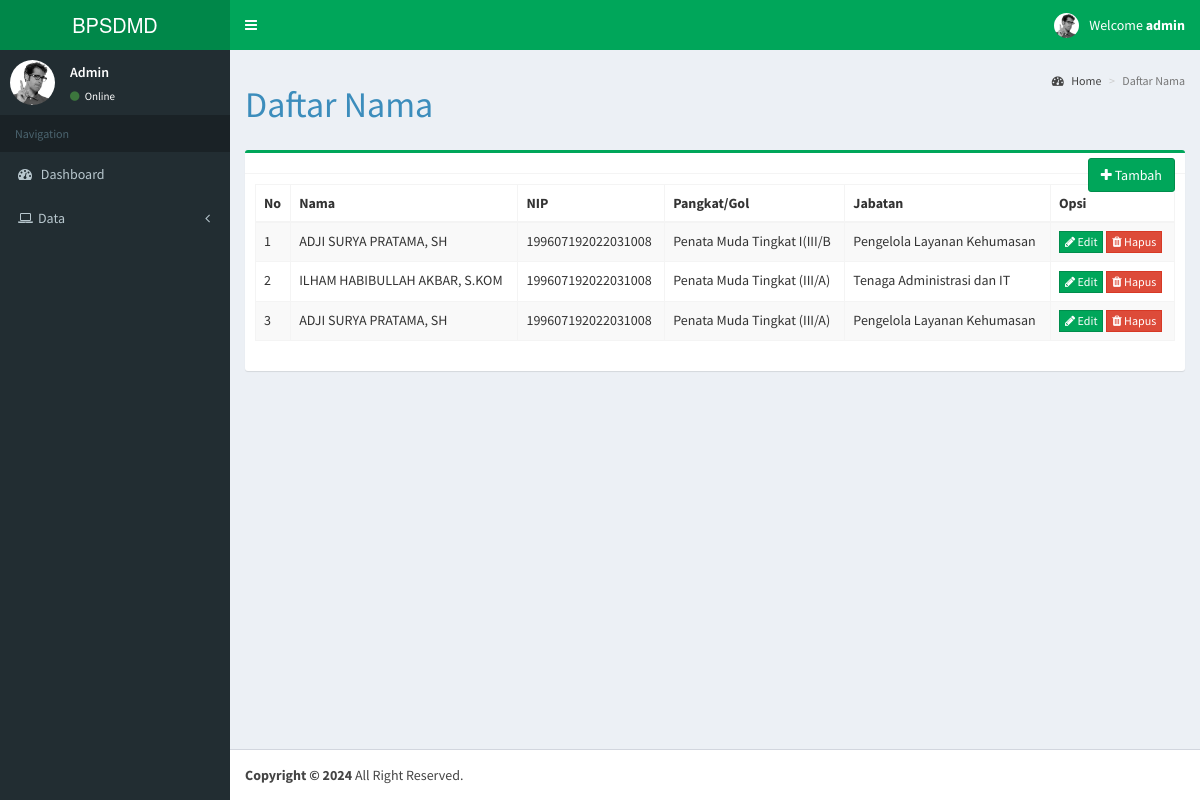
The page /daftar_nama.php (signed in) on the database as committed earlier.
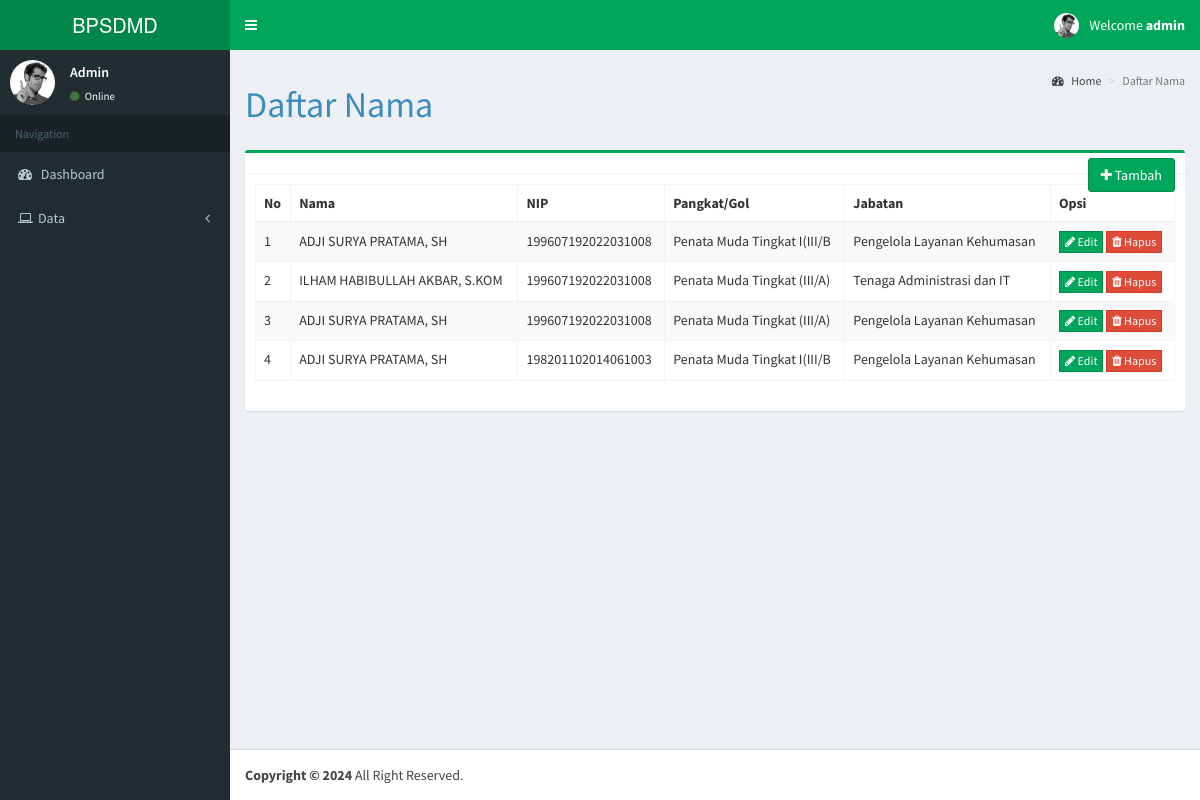
The same page on the database as committed later.
### tables this page shows
CREATE TABLE `daftar_nama` (
  `id_nama` int(11) NOT NULL,
  `nama` varchar(255) NOT NULL,
  `NIP` varchar(255) NOT NULL,
  `pangkat` varchar(255) NOT NULL,
  `jabatan` varchar(255) NOT NULL
);

### daftar_nama.php (the view, shortened to what this page needs)
<?php
include 'template/header_admin.php';
include 'koneksidb.php';
?>
<head>
<link href="https://cdn.jsdelivr.net/npm/select2@4.1.0-rc.0/dist/css/select2.min.css" rel="stylesheet" />
</head>
<div class="content-wrapper">
<section class="content-header">
  <h1>Daftar Nama
  </h1>
  <ol class="breadcrumb">
  <li><a href="index.php"><i class="fa fa-dashboard"></i> Home</a></li>
  <li class="active">Daftar Nama</li>
  </ol>
</section>
<section class="content">
  <div class="row">
    <div class="col-sm-12">
      <div class="box box-success">
        <div class="box-header with-border">
          <div class="box-tools pull-left">
            <a href="#" class="btn btn-success" data-toggle="modal" data-target="#tambahproduk"><i class="fa fa-plus"></i> Tambah</a>
          </div>
        </div>
        <div class="box-body">
          <div class="table-responsive22">
            <table id="datatable" class="table table-bordered table-striped">
              <thead>
                <tr>
                  <th>No</th>
                  <th>Nama</th>
                  <th>NIP</th>
                  <th>Pangkat/Gol</th>
                  <th>Jabatan</th>
                  <th>Opsi</th>
                </tr>
              </thead>
              <tbody>
                  <?php
                  $no = 1;
                    $queryview = mysqli_query($koneksi, "SELECT * FROM daftar_nama");
                    while ($row = mysqli_fetch_assoc($queryview)) {
                  ?>
                  <tr>
                    <td><?php echo $no++; ?></td>
                    <td><?php echo $row['nama'];?></td>
                    <td><?php echo $row['NIP'];?></td>
                    <td><?php echo $row['pangkat'];?></td>
                    <td><?php echo $row['jabatan'];?></td>
                    <td>
                      <a href="#" class="btn btn-success btn-flat btn-xs" data-toggle="modal" data-target="#updateproduk<?php echo $no; ?>"><i class="fa fa-pencil"></i> Edit</a>
                      <a href="#" class="btn btn-danger btn-flat btn-xs" data-toggle="modal" data-target="#deleteproduk<?php echo $no; ?>"><i class="fa fa-trash"></i> Hapus</a>
                          </div>
                        </div>
                      </div>
                    </td>
                  </tr>
                  <?php
                    }
                  ?>
<?php include 'template/footer.php'; ?>

### template/header_admin.php (shortened to what this page needs)
<?php
$sess = $_SESSION['user_role'];
?>
<!DOCTYPE html>
<html>
  <head>
    <link rel="stylesheet" href="aset/bootstrap/css/bootstrap.min.css">
    <link rel="stylesheet" href="https://maxcdn.bootstrapcdn.com/font-awesome/4.4.0/css/font-awesome.min.css">
    <link rel="stylesheet" href="https://code.ionicframework.com/ionicons/2.0.1/css/ionicons.min.css">
    <link rel="stylesheet" href="aset/plugins/jvectormap/jquery-jvectormap-1.2.2.css">
    <link rel="stylesheet" href="aset/dist/css/AdminLTE.min.css">
    <link rel="stylesheet" href="aset/dist/css/skins/_all-skins.min.css">
  </head>
  <body class="hold-transition skin-green sidebar-mini">
    <div class="wrapper">
      <header class="main-header">
        <a href="index.php" class="logo">
          <span class="logo-lg">BPSDMD</span>
        </a>
        <nav class="navbar navbar-static-top" role="navigation">
          <a href="#" class="sidebar-toggle" data-toggle="offcanvas" role="button">
          </a>
          <div class="navbar-custom-menu">
            <ul class="nav navbar-nav">
              <li class="dropdown user user-menu">
                <a href="#" class="dropdown-toggle" data-toggle="dropdown">
                  <img src="aset/img/cowok.jpg" class="user-image" alt="User Image">
                  <span class="hidden-xs">Welcome <b><?php echo $_SESSION['username']?></b></span>
                </a>
              </li>
            </ul>
          </div>
        </nav>
      </header>
      <aside class="main-sidebar">
        <section class="sidebar">
          <div class="user-panel">
            <div class="pull-left image">
              <img src="aset/img/cowok.jpg" class="img-circle" alt="User Image">
            </div>
            <div class="pull-left info">
              <p>
                <?php
                  echo $_SESSION['nama'];
                ?>
              </p>
              <a href="#"><i class="fa fa-circle text-success"></i> Online</a>
            </div>
          </div>
          <ul class="sidebar-menu">
            <li class="header">Navigation</li>
            <li><a href="index.php"><i class="fa fa-dashboard"></i> <span>Dashboard</span></a></li>
                <?php
                if($sess == "admin" || $sess == "user"){
                  echo "<li class='treeview'>";
                  echo "<a href='#'>";
                  echo "<i class='fa fa-laptop'></i><span>Data</span><i class='fa fa-angle-left pull-right'></i></a>";
                  echo "<li class='treeview'>";
                  echo "<a href='#'>";
                }
                ?>
            </li>
          </ul>
        </section>
      </aside>

### template/footer.php (shortened to what this page needs)
        <footer class="main-footer">
        <strong>Copyright &copy; 2024</strong> All Right Reserved.
      </footer>
  </body>
</html>

Rows that differ between the two databases and show on the page:
added daftar_nama: nama "ADJI SURYA PRATAMA, SH", NIP "198201102014061003", pangkat "Penata Muda Tingkat I(III/B", jabatan "Pengelola Layanan Kehumasan"
